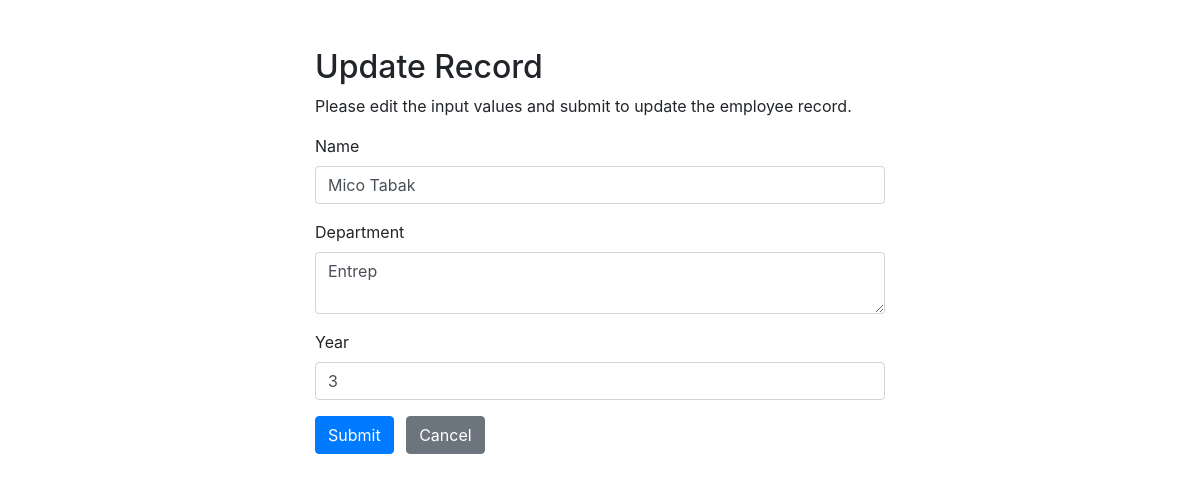
Page /update.php?id=4 on the committed database.
### tables this page shows
CREATE TABLE `student` (
  `id` int(11) NOT NULL,
  `name` varchar(100) NOT NULL,
  `department` varchar(255) NOT NULL,
  `year` int(10) NOT NULL
);

### update.php (the view, shortened to what this page needs)
<?php
require_once "con_db.php";
$name = $department = $year = "";
$name_err = $department_err = $year_err = "";
if(isset($_POST["id"]) && !empty($_POST["id"])){
    $id = $_POST["id"];
    $input_name = trim($_POST["name"]);
    if(empty($input_name)){
        $name_err = "Please enter a name.";
    } elseif(!filter_var($input_name, FILTER_VALIDATE_REGEXP, array("options"=>array("regexp"=>"/^[a-zA-Z\s]+$/")))){
        $name_err = "Please enter a valid name.";
    } else{
        $name = $input_name;
    }
    $input_department = trim($_POST["department"]);
    if(empty($input_department)){
        $department_err = "Please enter an department.";
    } else{
        $department = $input_department;
    }
    $input_year = trim($_POST["year"]);
    if(empty($input_year)){
        $year_err = "Please enter the year.";
    } elseif(!ctype_digit($input_year)){
        $year_err = "Please enter a positive integer value.";
    } else{
        $year = $input_year;
    }
    if(empty($name_err) && empty($department_err) && empty($year_err)){
        $sql = "UPDATE student SET name=?, department=?, year=? WHERE id=?";
        if($stmt = $mysqli->prepare($sql)){
            $stmt->bind_param("sssi", $param_name, $param_departmnet, $param_year, $param_id);
            $param_name = $name;
            $param_address = $department;
            $param_year = $year;
            $param_id = $id;
            if($stmt->execute()){
                header("location: index.php");
                exit();
            } else{
                echo "Oops! Something went wrong. Please try again later.";
            }
        }
        $stmt->close();
    }
    $mysqli->close();
} else{
    if(isset($_GET["id"]) && !empty(trim($_GET["id"]))){
        $sql = "SELECT * FROM student WHERE id = ?";
        if($stmt = $mysqli->prepare($sql)){
            $stmt->bind_param("i", $param_id);
            if($stmt->execute()){
                $result = $stmt->get_result();
                if($result->num_rows == 1){
                    $row = $result->fetch_array(MYSQLI_ASSOC);
                    $name = $row["name"];
                    $department = $row["department"];
                    $year = $row["year"];
                } else{
                    header("location: error.php");
                    exit();
                }
            } else{
                echo "Oops! Something went wrong. Please try again later.";
            }
        }
    }  else{
        header("location: error.php");
        exit();
    }
}
?>
<!DOCTYPE html>
<html lang="en">
<head>
    <link rel="stylesheet" href="https://stackpath.bootstrapcdn.com/bootstrap/4.5.2/css/bootstrap.min.css">
</head>
<body>
<div class="wrapper">
    <div class="container-fluid">
        <div class="row">
            <div class="col-md-12">
                <h2 class="mt-5">Update Record</h2>
                <p>Please edit the input values and submit to update the employee record.</p>
                <form action="<?php echo htmlspecialchars(basename($_SERVER['REQUEST_URI'])); ?>" method="post">
                    <div class="form-group">
                        <label>Name</label>
                        <input type="text" name="name" class="form-control <?php echo (!empty($name_err)) ? 'is-invalid' : ''; ?>" value="<?php echo $name; ?>">
                    </div>
                    <div class="form-group">
                        <label>Department</label>
                        <textarea name="department" class="form-control <?php echo (!empty($department_err)) ? 'is-invalid' : ''; ?>"><?php echo $department; ?></textarea>
                    </div>
                    <div class="form-group">
                        <label>Year</label>
                        <input type="text" name="year" class="form-control <?php echo (!empty($year_err)) ? 'is-invalid' : ''; ?>" value="<?php echo $year; ?>">
                    </div>
                    <input type="submit" class="btn btn-primary" value="Submit">
                    <a href="index.php" class="btn btn-secondary ml-2">Cancel</a>
                </form>
            </div>
        </div>
    </div>
</div>
</body>
</html>

### update.php (style rules this page uses)
.wrapper { width: 600px; margin: 0 auto; }

### rows in the picture
student: name "Mico Tabak", department "Entrep", year "3"
